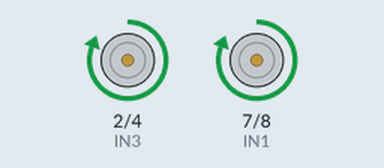
Simulated run of this sketch. Board: Arduino Uno, built with avr-gcc and run on an emulated ATmega328P. Parts: motor-driver pin pairs drawn as motors (green arrow = first pin HIGH = forward, orange = second pin HIGH = backward, longer = more drive).

Above: at 1.2 s.
At 3.7 s:
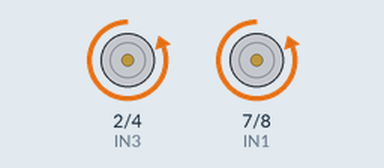
At 6.5 s:
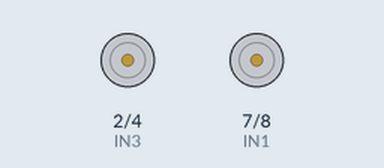
Timing chart, 0 to 10.4 s (numbered marks = the images above):
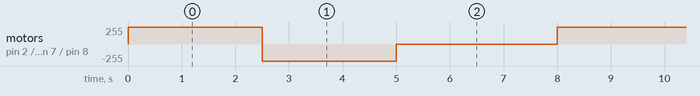

Measured:
- by itself, motor on pin 2 (IN3) / pin 4 (IN4), motor on pin 7 (IN1) / pin 8 (IN2): repeats every 8.0 s: backward 255/255 2.5 s, stopped 3.0 s, forward 255/255 2.5 s

The sketch:

sketch_feb8a.ino
```cpp
#define IN1 7
#define IN2 8
#define IN3 2
#define IN4 4


void setup() {
  // put your setup code here, to run once:
  // Serial.begin(9600);
  pinMode(IN1, OUTPUT);
  pinMode(IN2, OUTPUT);
  pinMode(IN3, OUTPUT);
  pinMode(IN4, OUTPUT);

}

void loop() {
  // put your main code here, to run repeatedly:
  // if(Serial.available()>0){
  //   bluetooth_state = Serial.read();
  // }
  digitalWrite(IN1, HIGH);
  digitalWrite(IN2, LOW);
  digitalWrite(IN3, HIGH);
  digitalWrite(IN4, LOW);
  delay(2500);

  digitalWrite(IN1, LOW);
  digitalWrite(IN2, HIGH);
  digitalWrite(IN3, LOW);
  digitalWrite(IN4, HIGH);
  delay(2500);

  digitalWrite(IN1, LOW);
  digitalWrite(IN2, LOW);
  digitalWrite(IN3, LOW);
  digitalWrite(IN4, LOW);
  delay(3000);

}
```
